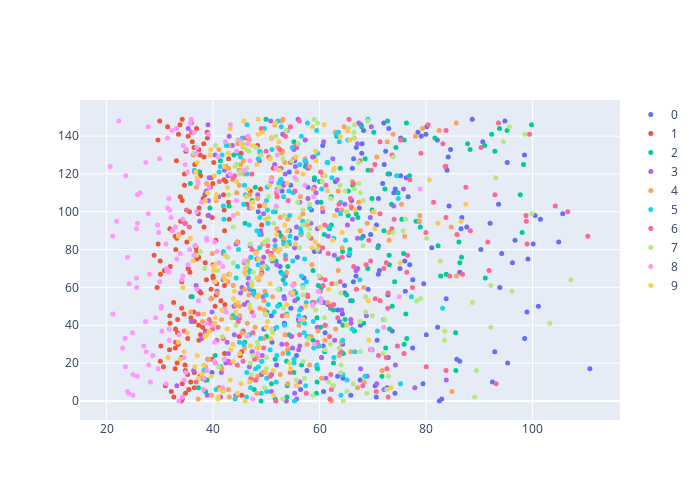

The notebook cell this image was saved under:
### Markdown cell above
#### 1d

### Code cell
target_dims = [0]

trace = []
# ls = np.mean(np.square((inputs[:,0,:,:] - outputs)**2), axis=(1,2))
for i in range(len(all_numbers)):
#     _x = ls[labels==all_numbers[i]]
    _x = losses[labels==all_numbers[i]]
    trace.append(go.Scatter(x=_x, mode="markers", name=f"{all_numbers[i]}", 
                              marker = dict(size=5)))
layout = go.Layout(width=700, height=500)    
data = trace
fig = dict(data=data, layout=layout)
iplot(fig)

### Figure 1 — Plotly figure (JSON) as saved in the notebook; plotly's stock layout.template omitted (floating-point values rounded to 4 significant figures; data arrays with more than 128 entries replaced by an {"elided": "..."} marker saying what was removed)
{"data": [{"marker": {"size": 5}, "mode": "markers", "name": "0", "type": "scatter", "x": {"elided": "150 float values"}}, {"marker": {"size": 5}, "mode": "markers", "name": "1", "type": "scatter", "x": {"elided": "150 float values"}}, {"marker": {"size": 5}, "mode": "markers", "name": "2", "type": "scatter", "x": {"elided": "150 float values"}}, {"marker": {"size": 5}, "mode": "markers", "name": "3", "type": "scatter", "x": {"elided": "150 float values"}}, {"marker": {"size": 5}, "mode": "markers", "name": "4", "type": "scatter", "x": {"elided": "150 float values"}}, {"marker": {"size": 5}, "mode": "markers", "name": "5", "type": "scatter", "x": {"elided": "150 float values"}}, {"marker": {"size": 5}, "mode": "markers", "name": "6", "type": "scatter", "x": {"elided": "150 float values"}}, {"marker": {"size": 5}, "mode": "markers", "name": "7", "type": "scatter", "x": {"elided": "150 float values"}}, {"marker": {"size": 5}, "mode": "markers", "name": "8", "type": "scatter", "x": {"elided": "150 float values"}}, {"marker": {"size": 5}, "mode": "markers", "name": "9", "type": "scatter", "x": {"elided": "150 float values"}}], "layout": {"height": 500, "width": 700, "xaxis": {"autorange": true, "range": [15.0, 116.4], "type": "linear"}, "yaxis": {"autorange": true, "range": [-10.11, 159.1]}}}
